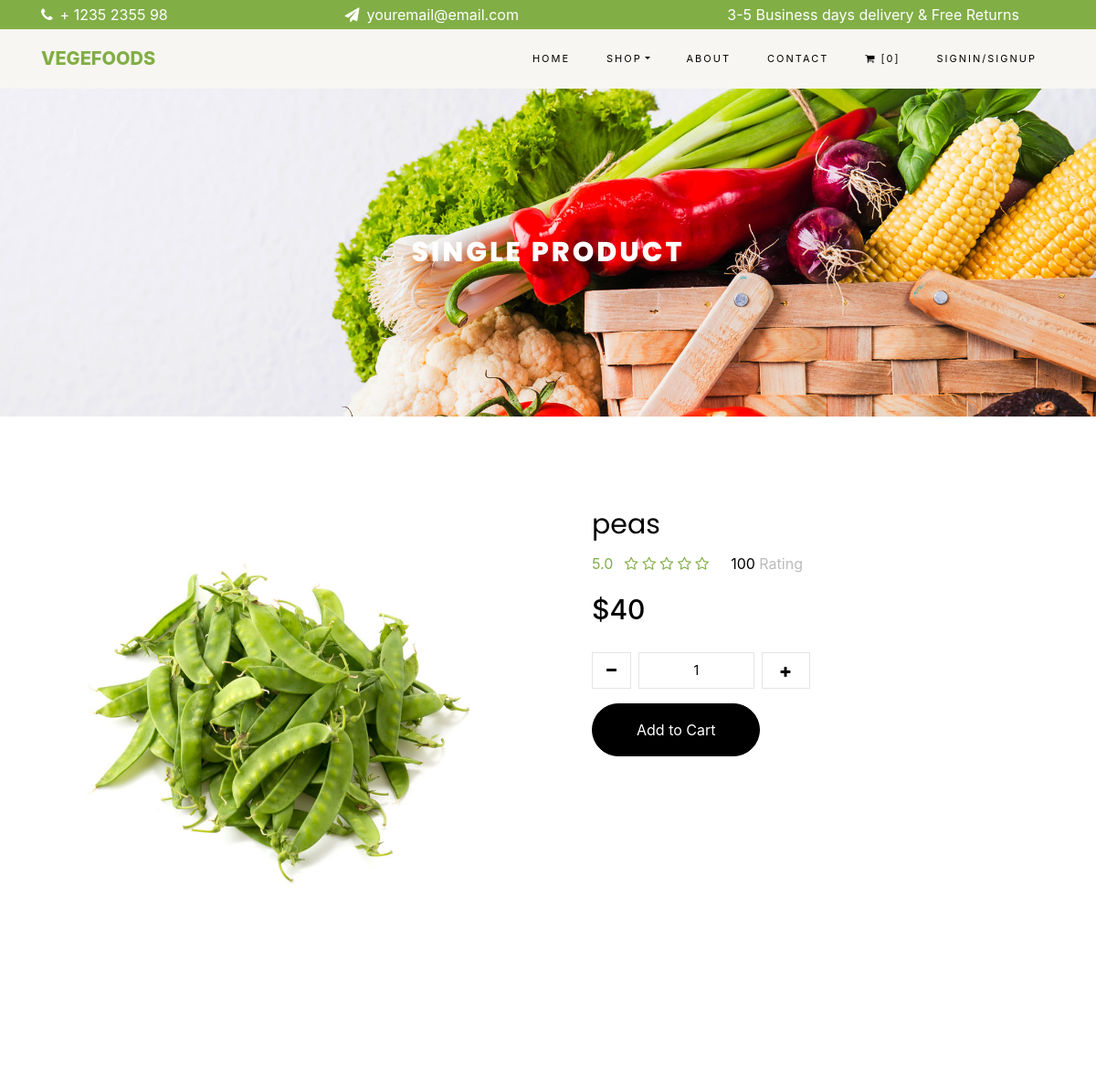
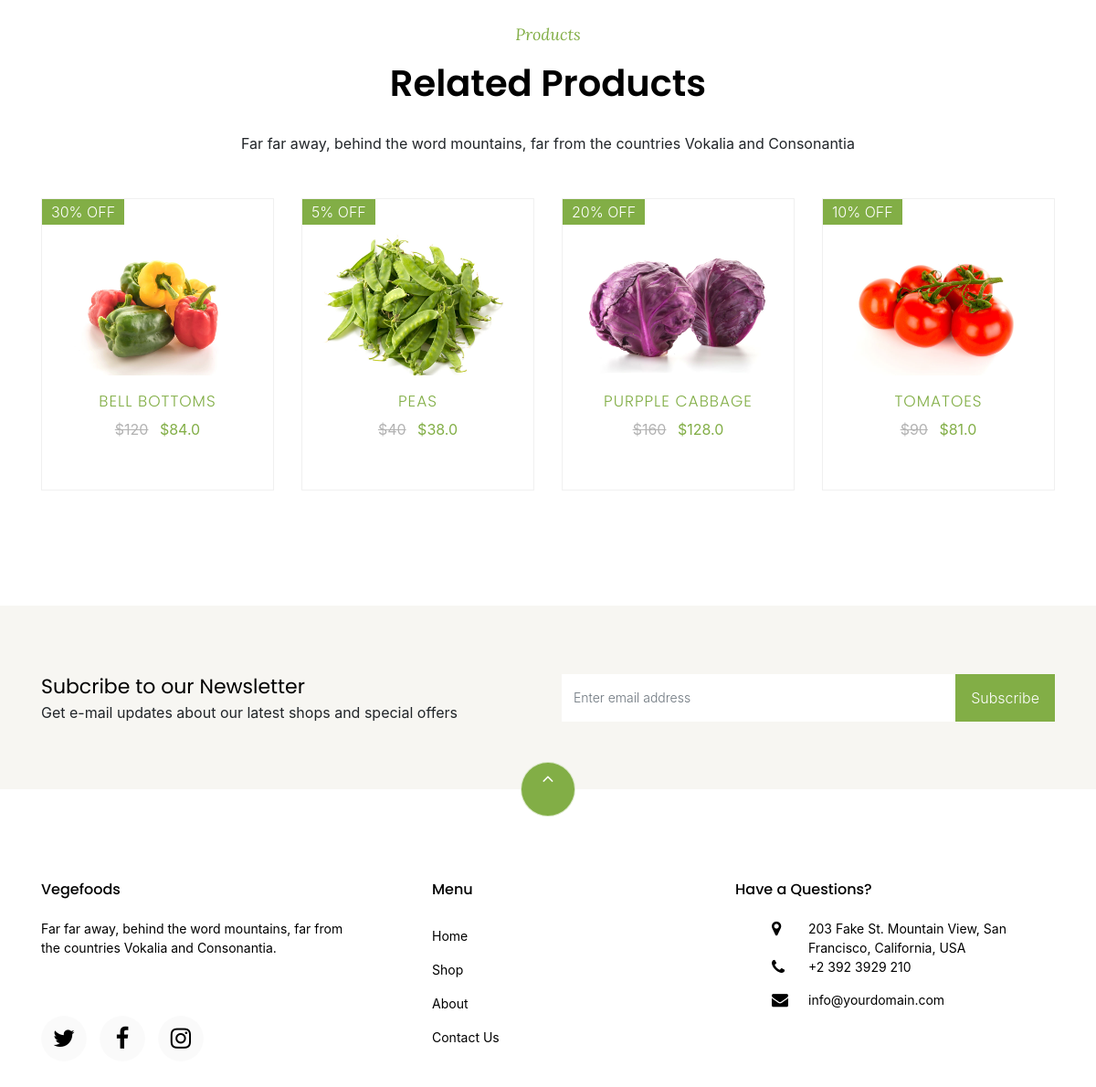
Page /shopitem/3 on the committed database (2 pictures, top to bottom).
### orderitems/models.py (models this page shows)
class items(models.Model):
    name = models.CharField(max_length=100)
    typeOf = models.CharField(max_length=1,choices=ItemTypes)
    price = models.IntegerField()
    offer = models.IntegerField()
    image = models.ImageField(upload_to = "items",blank=True)
    dealOfTheDay = models.BooleanField()
    description  = models.CharField(max_length=1000,default="")
    def saleprice(self):
        if self.offer > 0:
            return self.price - (self.price * (self.offer / 100))
        else:
            return self.price
    def ItemTypeName(self):
        for item in ItemTypes:
            if item[0] == self.typeOf:
                return item[1].replace(" ","")

### orderitems/views.py (the view)
# urls.py: path('shopitem/<int:itemId>',views.selecteditem,name = 'shopitem'),
def selecteditem(request,itemId):
    if not request.session.get('cartItems'):
        request.session['cartItems'] = []
        request.session.set_expiry(0)
    item = items.objects.filter(id = itemId).first()
    relatedItems = items.objects.filter(typeOf = item.typeOf).all()[0:4]
    return render(request,'orderitems/singleProduct.html',{'selecteditem':item,'fooditems':relatedItems})

### orderitems/cartitemscount_contextprocessor.py (called while the page is built)
def cartItemsCount(request):
    cartItems = request.session.get('cartItems')
    if cartItems is not None:
        return {'cart_items_count':len(cartItems)}
    else:
        return {'cart_items_count':0}

### orderitems/templates/orderitems/singleProduct.html (shortened to what this page needs)
{% extends "base.html" %}
{% block base %}
{% load static %}
<div class="hero-wrap hero-bread" style="background-image: url('{% static 'media/bg_1.jpg' %}');">
    <div class="container">
        <div class="row no-gutters slider-text align-items-center justify-content-center">
            <div class="col-md-9 text-center fadeInUp co-animated">
                <h1 class="mb-0 bread">Single Product</h1>
            </div>
        </div>
    </div>
</div>
<section class="co-section">
    <div class="container">
        <div class="row">
            <div class="col-lg-6 mb-5 fadeInUp co-animated">
                <a href="{{selecteditem.image.url}}" class="image-popup">
                    <img src="{{selecteditem.image.url}}" class="img-fluid" alt="Colorlib Template">
                </a>
            </div>
            <div class="col-lg-6 product-details pl-md-5 fadeInUp co-animated">
                <h3>{{selecteditem.name}}</h3>
                <div class="rating d-flex">
                    <p class="text-left mr-4">
                        <a href="#" class="mr-2">5.0</a>
                        <a href="#"><span><i class="fa fa-star-o" aria-hidden="true"></i></span></a>
                        <a href="#"><span><i class="fa fa-star-o" aria-hidden="true"></i></span></a>
                        <a href="#"><span><i class="fa fa-star-o" aria-hidden="true"></i></span></a>
                        <a href="#"><span><i class="fa fa-star-o" aria-hidden="true"></i></span></a>
                        <a href="#"><span><i class="fa fa-star-o" aria-hidden="true"></i></span></a>
                    </p>
                    <p class="text-left mr-4">
                        <a href="#" class="mr-2" style="color: #000;">100 <span style="color: #bbb;">Rating</span></a>
                    </p>
                </div>
                <p class="price"><span>${{selecteditem.price}}</span></p>
                <div class = "row mt-4">
                    <div class="input-group col-md-6 d-flex mb-3">
                        <span class="input-group-btn mr-2">
                            <button type="button" class="quantity-left-minus btn" data-type="minus" data-field="" onclick="document.getElementById('quantity').value = Number(document.getElementById('quantity').value)-1">
                               <i class="fa fa-minus" aria-hidden="true"></i>
                            </button>
                        </span>
                        <input type="text" id="quantity" name="quantity" class="form-control input-number" value="1" min="1" max="100">
                        <span class="input-group-btn ml-2">
                        <button type="button" class="quantity-right-plus btn" data-type="plus" data-field="" onclick="document.getElementById('quantity').value = Number(document.getElementById('quantity').value)+1">
                           <i class="fa fa-plus" aria-hidden="true"></i>
                        </button>
                        </span>
                    </div>
                </div>
                <p><a onclick="addOrRemoveItemToCart(event,'{{selecteditem.name}}','Add',Number(document.getElementById('quantity').value))" class="btn btn-black py-3 px-5">Add to Cart</a></p>
            </div>
        </div>
</section>
<section class="co-section">
    <div class = "container">
        <div class="row justify-content-center mb-3 pb-3">
            <div class="col-md-12 heading-section text-center fadeInUp co-animated">
                <span class="subheading">Products</span>
                <h2 class="mb-4">Related Products</h2>
                <p>Far far away, behind the word mountains, far from the countries Vokalia and Consonantia</p>
            </div>
        </div>
    </div>
    <div class = "container">
        <div class="row">
            {% for item in fooditems %}
                <div class="col-md-6 col-lg-3 fadeInUp co-animated shopItems {{item.ItemTypeName}}">
                    <div class="product">
                        <a href="{% url 'shopitem' item.id %}" class="img-prod">
                            <img class="img-fluid" src="{{ item.image.url }}" alt="Colorlib Template">
                            {% if item.offer > 0 %}
                            <span class="status">{{item.offer}}% OFF</span>
                            {% endif %}
                        </a>
                        <div class="text py-3 pb-4 px-3 text-center">
                            <h3><a href="#">{{item.name}}</a></h3>
                            <div class="d-flex">
                                <div class="pricing">
                                    <p class="price">
                                        <span class="mr-2 price-dc">${{item.price}}</span>
                                        <span class="price-sale">${{item.saleprice}}</span>
                                    </p>
                                </div>
                            </div>
                        </div>
                    </div>
                </div>
            {% endfor %}
        </div>
    </div>
</section>
{% endblock %}

### vegfoods/static/css/base.css (style rules this page uses)
.co-section { padding: 6em 0; position: relative; }
h1, h2, h3, h4, h5, .h1, .h2, .h3, .h4, .h5 { line-height: 1.5; font-weight: 400; color: #000000; font-family: "Poppins", Arial, sans-serif; }
.d-flex { display: -webkit-box !important; display: -ms-flexbox !important; display: flex !important; }
.form-control { height: 52px !important; background: #fff !important; color: #000000 !important; font-size: 18px; border-radius: 0px; -webkit-box-shadow: none !important; box-shadow: none !important; }
.form-control { display: block; width: 100%; height: calc(2.25rem + 2px); padding: 0.375rem 0.75rem; font-size: 1rem; font-weight: 400; line-height: 1.5; color: #495057; background-color: #fff; background-clip: padding-box; border: 1px solid #ced4da; border-radius: 0.25rem; -webkit-transition: border-color 0.15s ease-in-out, -webkit-box-shadow 0.15s ease-in-out; transition: border-color 0.15s ease-in-out, -webkit-box-shadow 0.15s ease-in-out; -o-transition: border-color 0.15s ease-in-out, box-shadow 0.15s ease-in-out; transition: border-color 0.15s ease-in-out, box-shadow 0.15s ease-in-out; transition: border-color 0.15s ease-in-out, box-shadow 0.15s ease-in-out, -webkit-box-shadow 0.15s ease-in-out; }
.pl-3, .px-3 { padding-left: 1rem !important; }
a { -webkit-transition: .3s all ease; -o-transition: .3s all ease; transition: .3s all ease; color: #82ae46; }
a { color: #007bff; text-decoration: none; background-color: transparent; }
.fadeInUp { -webkit-animation-name: fadeInUp; animation-name: fadeInUp; }
.co-animated { -webkit-animation-duration: 2s; animation-duration: 2s; -webkit-animation-fill-mode: both; animation-fill-mode: both; }
.no-gutters { margin-right: 0; margin-left: 0; }
.no-gutters > .col, .no-gutters > [class*="col-"] { padding-right: 0; padding-left: 0; }
.input-group { position: relative; display: -webkit-box; display: -ms-flexbox; display: flex; -ms-flex-wrap: wrap; flex-wrap: wrap; -webkit-box-align: stretch; -ms-flex-align: stretch; align-items: stretch; width: 100%; }

### orderitems/static/css/shop.css (style rules this page uses)
.hero-wrap.hero-bread { padding: 10em 0; }
.hero-wrap .slider-text { color: #fff; position: relative; }
.hero-wrap .slider-text .bread { font-weight: 800; color: #fff; font-size: 30px; font-family: "Poppins", Arial, sans-serif; letter-spacing: 3px; text-transform: uppercase; position: relative; }

### orderitems/static/css/wishlist.css (style rules this page uses)
.hero-wrap.hero-bread { padding: 10em 0; }
.hero-wrap .slider-text { color: #fff; position: relative; }
.hero-wrap .slider-text .bread { font-weight: 800; color: #fff; font-size: 30px; font-family: "Poppins", Arial, sans-serif; letter-spacing: 3px; text-transform: uppercase; position: relative; }

### orderitems/static/css/singleProduct.css (style rules this page uses)
.product-details h3 { font-size: 30px; font-weight: 400; }
.product-details .price span { font-size: 30px; color: #000000; font-weight:500; }
.product-details button, .product-details .form-control { height: 40px !important; text-align: center; border: 1px solid rgba(0, 0, 0, 0.1) !important; color: #82ae46; padding: 10px 20px; background: transparent !important; -webkit-border-radius: 0; -moz-border-radius: 0; -ms-border-radius: 0; border-radius: 0; font-size: 14px; }
.product-details .quantity-left-minus { background: transparent; padding: 0 15px; }
.product-details button i { color: #000000; }
.btn.btn-black { background: #000000; border: 1px solid #000000; color: #fff !important; border-radius: 50px; }

### rows in the picture
items: image (picture), name "peas", price "40", offer "5", name "PEAS", saleprice "38.0"
items: image (picture), offer "30", name "BELL BOTTOMS", saleprice "84.0"
items: image (picture), offer "20", name "PURPPLE CABBAGE", saleprice "128.0"
items: image (picture), offer "10", name "TOMATOES", saleprice "81.0"

### other values in the picture
{{ cart_items_count }} "0"
